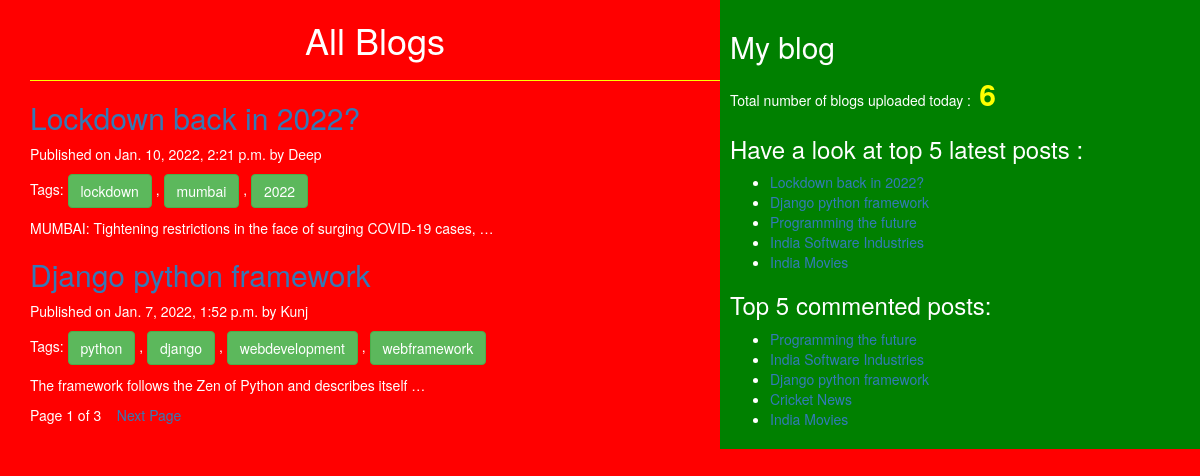
The page / on the database its author committed.
### blog/models.py (models this page shows, shortened)
class Post(models.Model):
    STATUS_CHOICES=(('draft','Draft'),('published','Published'))
    title=models.CharField(max_length=256)
    slug=models.SlugField(max_length=264,unique_for_date='publish')
    author=models.ForeignKey(User,related_name='blog_posts',on_delete=models.CASCADE)
    body=models.TextField()
    publish=models.DateTimeField(default=timezone.now)
    created=models.DateTimeField(auto_now_add=True)
    updated=models.DateTimeField(auto_now=True)
    status=models.CharField(max_length=10,choices=STATUS_CHOICES,default='draft')
    objects=CustomManager()
    tags=TaggableManager()
    class Meta:
        ordering=('-publish',)
    def get_absolute_url(self):
        return reverse('post_detail',args=[self.publish.year,self.publish.strftime('%m'),self.publish.strftime('%d'),self.slug])

### blog/views.py (the view)
# urls.py: re_path(r'^$',views.post_list_view),
def post_list_view(request,tag_slug=None):
    post_list=Post.objects.all()
    tag=None
    if tag_slug:
        tag=get_object_or_404(Tag,slug=tag_slug)
        post_list=post_list.filter(tags__in=[tag])
    paginator=Paginator(post_list,2)
    page_number=request.GET.get('page')
    try:
        post_list=paginator.page(page_number)
    except PageNotAnInteger:
        post_list=paginator.page(1)
    except EmptyPage:
        post_list=paginator.page(paginator.num_pages)
    return render(request,'blog/post_list.html',{'post_list':post_list,'tag':tag})

### blog/models.py (called while the page is built)
    def get_queryset(self):
        return super().get_queryset().filter(status='published')

### blog/templatetags/bolg_tags.py (called while the page is built)
@register.simple_tag(name='my_tag')
def total_posts():
    return Post.objects.count()

@register.inclusion_tag('blog/latest_post123.html')
def show_latest_posts(count=3):
    latest_post=Post.objects.order_by('-publish')[:count]
    return {'latest_post':latest_post}

@register.simple_tag()
def get_most_commented_posts(count=5):
    return Post.objects.annotate(total_comments=Count('comments')).order_by('-total_comments')[:count]

### templates/blog/post_list.html (shortened to what this page needs)
<!DOCTYPE html>
{%extends "blog/base.html" %}
{%block content%}
<h1>All Blogs</h1>
{%for post in post_list%}
<a href="{{post.get_absolute_url}}"><h2>{{post.title}}</h2></a>
<p id="date">Published on {{post.publish}} by {{post.author|title}}</p>
<p>Tags:
{%for tag in post.tags.all %}
    <a href="{%url 'post_list_by_tag_name' tag.slug %}" class="btn btn-success">{{tag.name}}</a>
    {%if not forloop.last%} ,{%endif%}
{%endfor%}
</p>
{{post.body|truncatewords:10|linebreaks}}
{%endfor%}
{%include 'blog/pagination.html' with page=post_list%}
{%endblock%}

### templates/blog/base.html (shortened to what this page needs)
<!DOCTYPE html>
{%load static%}
{%load bolg_tags %}
<html lang="en" dir="ltr">
<head>
    <link rel="stylesheet" href="https://maxcdn.bootstrapcdn.com/bootstrap/3.3.7/css/bootstrap.min.css"
>
    <link rel="stylesheet" href="{%static "css/blog.css" %}">
</head>
<body>
<div class="content">
    {%block content%}{%endblock%}
</div>
<div class="sidebar">
    <h2>My blog</h2>
    <p>Total number of blogs uploaded today :<span id="pcount"> {% my_tag %}</span></p>
    <h3>Have a look at top 5 latest posts :</h3>{% show_latest_posts 5%}
    <h3>Top 5 commented posts:</h3>
    {%get_most_commented_posts as most_commented_posts%}
    <ul>
        {%for post in most_commented_posts%}
        <li><a href="{{post.get_absolute_url}}">{{post.title}}</a></li>
        {%endfor%}
    </ul>
</div>
</body>
</html>

### templates/blog/pagination.html (shortened to what this page needs)
<!DOCTYPE html>
<div class="paginator">
    <span> Page {{page.number}} of {{page.paginator.num_pages}}</span>&nbsp&nbsp&nbsp
    {% if page.has_next%}
    <a href="?page={{page.next_page_number}}">Next Page</a>
    {%endif%}
</div>

### templates/blog/latest_post123.html
<ul>
    {% for post in latest_post %}
    <li><a href="{{post.get_absolute_url}}">{{post.title}}</a></li>
    {%endfor%}
</ul>

### static/css/blog.css (style rules this page uses)
.content { width:60%; float:left; padding:0 0 0 30px; background:red; height:100%; }
.sidebar { width:40%; float:right; padding:10px; background:green; height:100%; }
h1 { text-align:center; border-bottom:1px solid yellow; padding-bottom:20px; }
body { color:white; background:red; }
#pcount { font-size:30px; color:yellow; font-weight:bold; }

### rows shown on the page
Post: title "Lockdown back in 2022?", publish "Jan. 10, 2022, 2:21 p.m.", author "Deep", body "MUMBAI: Tightening restrictions in the face of surging COVID-19 cases, …"
Tag: name "lockdown"
Tag: name "mumbai"
Tag: name "2022"
Post: title "Django python framework", publish "Jan. 7, 2022, 1:52 p.m.", author "Kunj", body "The framework follows the Zen of Python and describes itself …"
Tag: name "python"
Tag: name "django"
Tag: name "webdevelopment"
Tag: name "webframework"
Post: title "Programming the future"
Post: title "India Software Industries"
Post: title "India Movies"
Post: title "Cricket News"

### other values the page prints
{{ page.number }} "1"
{{ page.paginator.num_pages }} "3"
